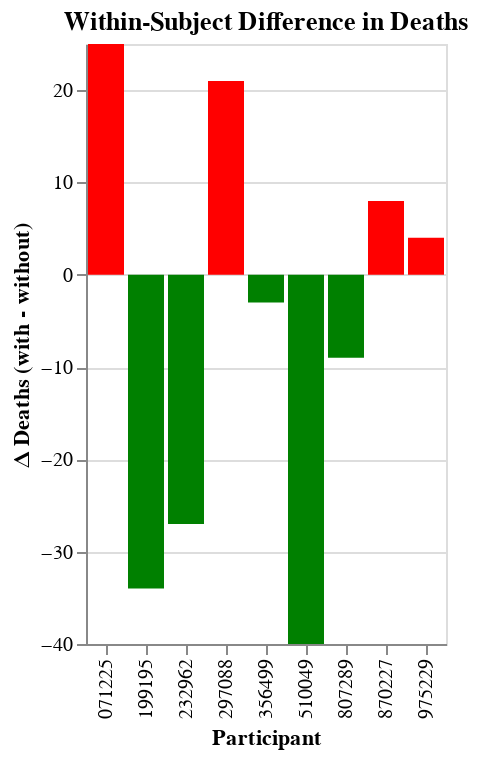

The notebook cell this image was saved under:
### Code cell
chart_delta = alt.Chart(delta_df).mark_bar().encode(
    x=alt.X("participant_id:N", title="Participant"),
    y=alt.Y("delta_deaths:Q", title="Δ Deaths (with - without)"),
    color=alt.condition(
        alt.datum.delta_deaths < 0,
        alt.value("green"),
        alt.value("red")
    )
).properties(
    title="Within-Subject Difference in Deaths"
)

chart_delta

### Figure 1 — Vega-Lite specification as saved in the notebook (floating-point values rounded to 4 significant figures)
{"config": {"view": {"continuousWidth": 300, "continuousHeight": 300}}, "data": {"name": "data-e8e1186e8a224589749962bfff3c0957"}, "mark": {"type": "bar"}, "encoding": {"color": {"condition": {"test": "(datum.delta_deaths < 0)", "value": "green"}, "value": "red"}, "x": {"field": "participant_id", "title": "Participant", "type": "nominal"}, "y": {"field": "delta_deaths", "title": "Δ Deaths (with - without)", "type": "quantitative"}}, "title": "Within-Subject Difference in Deaths", "$schema": "https://vega.github.io/schema/vega-lite/v6.1.0.json", "datasets": {"data-e8e1186e8a224589749962bfff3c0957": [{"participant_id": "071225", "delta_deaths": 25, "delta_damage": 21, "delta_time": 310.9}, {"participant_id": "199195", "delta_deaths": -34, "delta_damage": -27, "delta_time": -982.5}, {"participant_id": "232962", "delta_deaths": -27, "delta_damage": -32, "delta_time": -383.1}, {"participant_id": "297088", "delta_deaths": 21, "delta_damage": 5, "delta_time": 356.5}, {"participant_id": "356499", "delta_deaths": -3, "delta_damage": 5, "delta_time": 20.5}, {"participant_id": "510049", "delta_deaths": -40, "delta_damage": -38, "delta_time": -480.2}, {"participant_id": "807289", "delta_deaths": -9, "delta_damage": -12, "delta_time": -298.9}, {"participant_id": "870227", "delta_deaths": 8, "delta_damage": 9, "delta_time": 275.3}, {"participant_id": "975229", "delta_deaths": 4, "delta_damage": 10, "delta_time": 95.03}]}}
